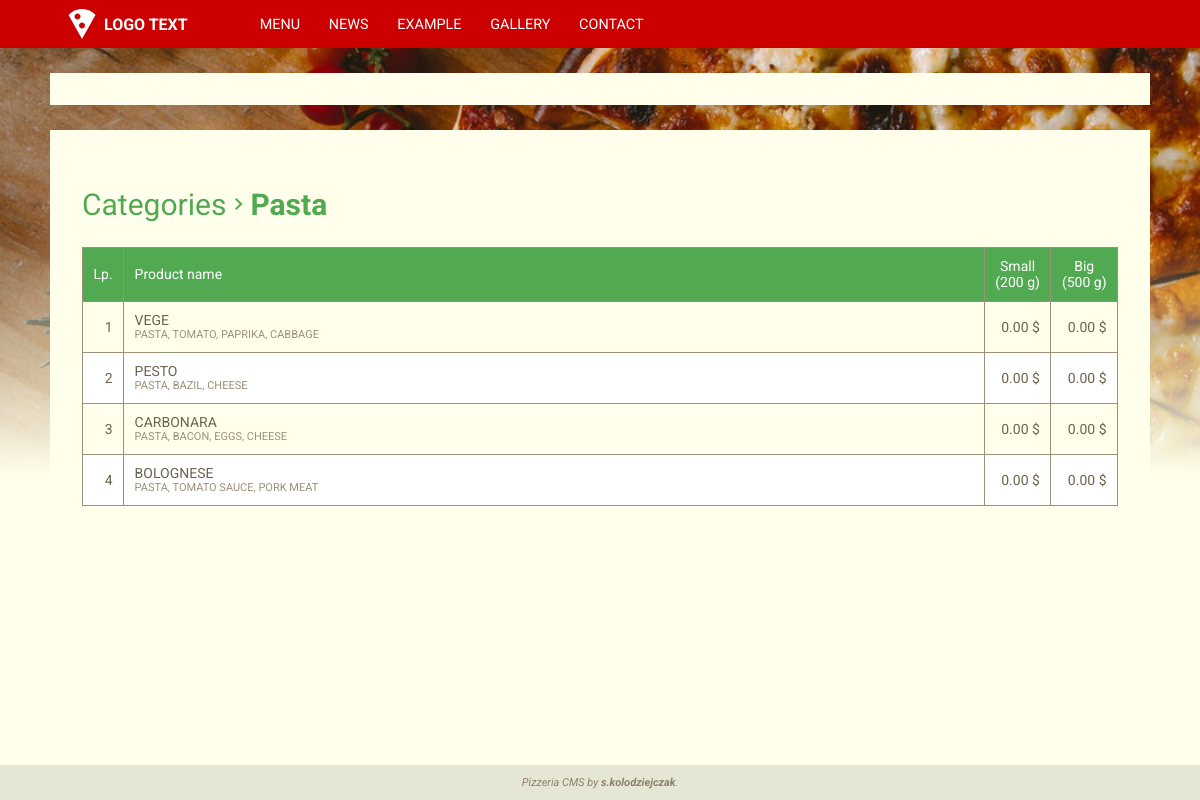
/page/menu?category=pasta, run on the app's committed database.
### base/models.py (models this page shows, shortened)
class AppConfig(models.Model):
  title = models.CharField(max_length = 120)
  favicon = models.ImageField(blank = True, upload_to = 'config')
  logo_image = models.ImageField(blank = True, upload_to = 'config')
  logo_text =  models.CharField(blank = True, max_length = 40)
  homepage = models.ForeignKey(Navigation, on_delete = models.DO_NOTHING, blank = False, null = True)
  background_image = models.ImageField(blank = True, upload_to = 'config')
  background_color = RGBColorField()
  accent_color_1 = RGBColorField()
  accent_color_2 = RGBColorField()
  accent_color_3 = RGBColorField()
  text_color_1 = RGBColorField()
  text_color_2 = RGBColorField()
  small_font_size = models.IntegerField(default=11,validators=[
    MinValueValidator(6),
    MaxValueValidator(12)
  ])
  normal_font_size = models.IntegerField(default=14,validators=[
    MinValueValidator(12),
    MaxValueValidator(18)
  ])
  big_font_size = models.IntegerField(default=30,validators=[
    MinValueValidator(18),
    MaxValueValidator(36)
  ])

class Navigation(models.Model):
  url = models.SlugField(max_length = 40, unique = True)
  label = models.CharField(max_length = 50)
  subsite = models.ForeignKey(Subsite, on_delete = models.CASCADE, blank = False, null = True)
  sort = models.PositiveIntegerField(default = 0)
  application = models.CharField(max_length = 40, blank = True)
  visible = models.BooleanField(default = True, blank = False)
  class Meta(object):
    ordering = ['sort']

### menu/models.py (models this page shows, shortened)
class Category(models.Model):
  category_label = models.CharField(max_length = 100)
  photo = models.ImageField(blank = True, upload_to = 'menu')
  sort = models.PositiveIntegerField(default = 0)
  class Meta(object):
    ordering = ['sort']
  def __str__(self):
    return self.category_label

class Size(models.Model):
  category = models.ForeignKey(Category, on_delete = models.CASCADE)
  amount = models.IntegerField(blank = True)
  unit_label = models.CharField(max_length = 100, blank = True)
  size_label = models.CharField(max_length = 100)
  sort = models.PositiveIntegerField(default = 0)
  class Meta(object):
    ordering = ['sort']

class Product(models.Model):
  category = models.ForeignKey(Category, on_delete = models.CASCADE)
  product_label = models.CharField(max_length = 100)
  extra_info = models.TextField(max_length = 400, blank = True)
  sort = models.PositiveIntegerField(default = 0)
  class Meta(object):
    ordering = ['sort']

class Ingredient(models.Model):
  product = models.ForeignKey(Product, on_delete = models.CASCADE)
  ingredient_label = models.CharField(max_length = 100)
  def __str__(self):
    return self.ingredient_label

class Price(models.Model):
  product = models.ForeignKey(Product, on_delete = models.CASCADE)
  size = models.ForeignKey(Size, on_delete = models.CASCADE)
  amount = models.DecimalField(max_digits = 6, decimal_places = 2)

class MenuConfig(models.Model):
  currency_label = models.CharField(default = '$', max_length = 10)
  menu_header = tinymce_models.HTMLField()
  menu_footer = tinymce_models.HTMLField()

### base/views.py (the view)
# urls.py: path('<slug:url>', views.index, name='index'),
def index(request, url, param = None):
  try:
    link = Navigation.objects.filter(visible = True, url = url)[:1].get()
    if(link.subsite is None):
      return views[link.application].index(request, param)
    else:
      return render(request, 'subsite/index.html', {
        'item': link.subsite
      })
  except ObjectDoesNotExist:
    raise Http404

### base/utils.py (called while the page is built)
def get_navigation():
  return Navigation.objects.order_by('sort')

def get_config():
  return AppConfig.objects.all()[:1].get()

def get_ad():
  try:
    return Ad.objects.all()[:1].get()
  except ObjectDoesNotExist:
    return None

def render(request, templateUrl, viewbag = {}):
    ad = get_ad()
    cfg = get_config()
    nav = get_navigation()
    return django_render(request, templateUrl, {
      'ad': ad,
      'cfg': cfg,
      'nav': nav,
      'viewbag': viewbag,
    })

### menu/views.py (called while the page is built)
def get_products_by_category(category):
  bag = []
  products = Product.objects.filter(category = category)
  for p in products:
    product = AttrDict({
      'product_label': p.product_label,
      'extra_info': p.extra_info,
      'ingredients': Ingredient.objects.filter(product = p),
      'prices': Price.objects.filter(product = p).order_by('size')
    })
    bag.append(product)
  return bag

def render_by_category(request, category):
  return render(request, 'menu/table.html', {
    'category': category,
    'products': get_products_by_category(category),
    'sizes': Size.objects.filter(category = category),
    'menu': MenuConfig.objects.all()[0]
  })

def index(request, param = None):
  category_str = request.GET.get('category', None)
  if category_str is None:
    return render_categories(request)
  category = Category.objects.filter(category_label__iexact = category_str)[0]
  return render_by_category(request, category)

### menu/templates/menu/table.html (shortened to what this page needs)
{% extends "base/base.html" %}
{% load static %}
{% block styles %}
  <link rel="stylesheet" type="text/css" href="{% static 'menu/styles/table.css' %}">
{% endblock %}
{% block content %}
  <div class="menu">
    <div class="menu__breadcrumb">
      <a class="menu__other" href="{% url 'base:index' 'menu' %}">Categories</a>      </a>
      <i class="icon">navigate_next</i>
      <h2 class="menu__category">{{ viewbag.category }}</h2>
    </div>
    <table>
      <thead>
        <tr>
          <th>Lp.</th>
          <th>Product name</th>
          {% for s in viewbag.sizes %}
            <th>
              <div class="center">{{ s.size_label }}</div>
              <div class="center">({{ s.amount }} {{ s.unit_label }})</div>
            </th>
          {% endfor %}
        </tr>
      </thead>
      <tbody>
      {% for p in viewbag.products %}
        <tr tabIndex="0" attr-data="{{ p.extra_info }}">
          <td class="number">{{ forloop.counter }}</td>
          <td class="product">
            <div class="product__name">{{ p.product_label }}</div>
            <div class="product__ingredients">
              {{ p.ingredients | join:", " }}
            </div>
          </td>
          {% for price in p.prices %}
            <td class="number">{{ price.amount }} {{ viewbag.menu.currency_label }}</td>
          {% endfor %}
        </tr>
      {% endfor %}
      </tbody>
    </table>
  </div>
{% endblock %}

### base/templates/base/base.html (shortened to what this page needs)
{% extends "base/layout.html" %}
{% load static %}
{% block header %}
  <a class="logo" href="/">
    {% if cfg.logo_image %}
      <img class="logo__image" src="{{cfg.logo_image.url}}"/>
    {% endif %}
    <span class="logo__text">
      {{ cfg.logo_text }}
    </span>
  </a>
  <nav class="nav">
  {% for item in nav %}
    <a class="nav__link" href="{% url 'base:index' item.url %}">{{ item.label }}</a>
  {% endfor %}
  </nav>
{% endblock %}
{% block footer %}
  <p>Pizzeria CMS by <span class="bold">s.kolodziejczak</span>.</p>
{% endblock %}

### base/static/base/styles/layout.css (style rules this page uses)
html, body { min-height: 100vh; margin: 0; padding: 0; }
* { font-family: 'Roboto', sans-serif; }

### base/static/base/styles/base.css (style rules this page uses)
.logo, .nav, .nav__link { align-items: center; display: flex; justify-content: center; }
.nav__link { margin: 0; padding: 0; height: 100%; }
.logo { color: var(--accent-color-3); font-size: var(--medium-font-size); font-weight: 700; outline: 0; text-decoration: none; }
.logo__image + .logo__text { margin-left: .25em; }
.nav { color: var(--accent-color-3); font-size: .9em; height: 100%; margin-left: 4em; }
.nav__link { text-transform: uppercase; text-decoration: none; box-sizing: border-box; color: inherit; outline: none; padding: 0 1em; background: var(--accent-color-1); }
.bold { font-weight: bolder; }
.icon { font-family: 'Material Icons'; font-weight: normal; font-style: normal; font-size: 24px; line-height: 1; letter-spacing: normal; text-transform: none; display: inline-block; white-space: nowrap; word-wrap: normal; direction: ltr; -webkit-font-smoothing: antialiased; }

### menu/static/menu/styles/table.css (style rules this page uses)
table { border-collapse: collapse; color: var(--text-color-1); font-size: var(--normal-font-size); width: 100%; }
table td, table th { border: 1px solid var(--text-color-2); padding: 0.75em; }
table tr { outline: 0; position: relative; }
table tr:nth-child(even) { background-color: var(--accent-color-3); }
table th { background-color: var(--accent-color-2); color: var(--accent-color-3); font-weight: normal; text-align: left; white-space: nowrap; }
.number { text-align: right; white-space: nowrap; }
.center { text-align: center; }
.product { text-transform: uppercase; width: 100%; }
.product__name { font-size: var(--normal-font-size); }
.product__ingredients { font-size: var(--small-font-size); color: var(--text-color-2); }
.menu { padding: 1em; }
.menu__breadcrumb { align-items: center; display: inline-flex; color: var(--accent-color-2); font-size: var(--big-font-size); }
.menu__category { display: inline-block; font-size: var(--big-font-size); color: var(--accent-color-2); }
.menu__other { align-items: center; display: inline-flex; text-decoration: none; color: var(--accent-color-2); }

### data on the page
AppConfig: logo_image (picture), logo_text "LOGO TEXT"
Navigation: label "MENU"
Navigation: label "NEWS"
Navigation: label "EXAMPLE"
Navigation: label "GALLERY"
Navigation: label "CONTACT"
Category: category "Pasta"
Size: size_label "Small", amount "200", unit_label "g"
Size: size_label "Big", amount "500", unit_label "g"
Product: product_label "VEGE"
Ingredient: ingredients "PASTA, TOMATO, PAPRIKA, CABBAGE"
Price: amount "0.00"
MenuConfig: menu.currency_label "$"
Price: amount "0.00"
Product: product_label "PESTO"
Ingredient: ingredients "PASTA, BAZIL, CHEESE"
Price: amount "0.00"
Price: amount "0.00"
Product: product_label "CARBONARA"
Ingredient: ingredients "PASTA, BACON, EGGS, CHEESE"
Price: amount "0.00"
Price: amount "0.00"
Product: product_label "BOLOGNESE"
Ingredient: ingredients "PASTA, TOMATO SAUCE, PORK MEAT"
Price: amount "0.00"
Price: amount "0.00"
